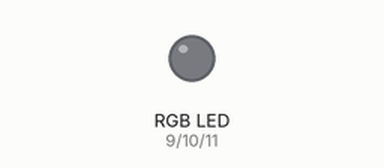
The sketch below on a simulated Arduino Nano, built with avr-gcc and run on an emulated ATmega328P. Parts: an RGB LED mixed from three pins (HIGH = lit).

Above: at 0.15 s.
Timing chart, 0 to 1.6 s (numbered marks = the images above):
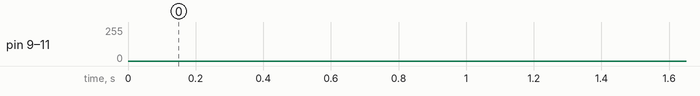

The sketch:

main.ino
```cpp
#include <Arduino.h>
// Init the Pins used for PWM arduino nano
const int redPin = 9;
const int greenPin = 10;
const int bluePin = 11;

int nextCount =0;

void setup()
{
  pinMode(redPin, OUTPUT);
  pinMode(greenPin, OUTPUT);
  pinMode(bluePin, OUTPUT);
//   Serial.begin(9600);
//  Serial.println("setup done");
}

int c=0;
int bl=0;
bool up = true;

void fadeR()
{
  if (nextCount != 0) return;
  if (bl == 0) up = true;
  if (bl == 1024) up = false;
  if (up)bl++;
  else bl--;
  int r=bl;

// Write the color to each pin using PWM and the value gathered above
  analogWrite(redPin, map( r, 0, 1024, 0, 255 ));
  analogWrite(bluePin, 0);
  analogWrite(greenPin, 0);

  if (bl == 0 && !up) nextCount++;
}

void fadeG()
{
  if (nextCount != 1) return;
  if (bl == 0) up = true;
  if (bl == 1024) up = false;
  if (up)bl++;
  else bl--;
  int b=bl;

// Write the color to each pin using PWM and the value gathered above
  analogWrite(redPin, 0);
  analogWrite(bluePin, map( b, 0, 1024, 0, 255 ));
  analogWrite(greenPin, 0);

  if (bl == 0 && !up) nextCount++;
}

void fadeB()
{
  if (nextCount != 2) return;
  if (bl == 0) up = true;
  if (bl == 1024) up = false;
  if (up)bl++;
  else bl--;
  int g=bl;

// Write the color to each pin using PWM and the value gathered above
  analogWrite(redPin, 0);
  analogWrite(bluePin, 0);
  analogWrite(greenPin, map( g, 0, 1024, 0, 255 ));

  if (bl == 0 && !up) nextCount++;
}
void fadeWhite()
{
  if (nextCount != 3) return;
  if (bl == 0) up = true;
  if (bl == 1024) up = false;
  if (up)bl++;
  else bl--;
  int g=bl;

// Write the color to each pin using PWM and the value gathered above
  analogWrite(redPin,   map( g, 0, 1024, 0, 255 ));
  analogWrite(bluePin,  map( g, 0, 1024, 0, 255 ));
  analogWrite(greenPin, map( g, 0, 1024, 0, 255 ));

  if (bl == 0 && !up) nextCount++;
}
void loop()
{
  fadeR();
  fadeG();
  fadeB();
  fadeWhite();
  if (nextCount == 4) nextCount =0;

  delay(1);
}
```
